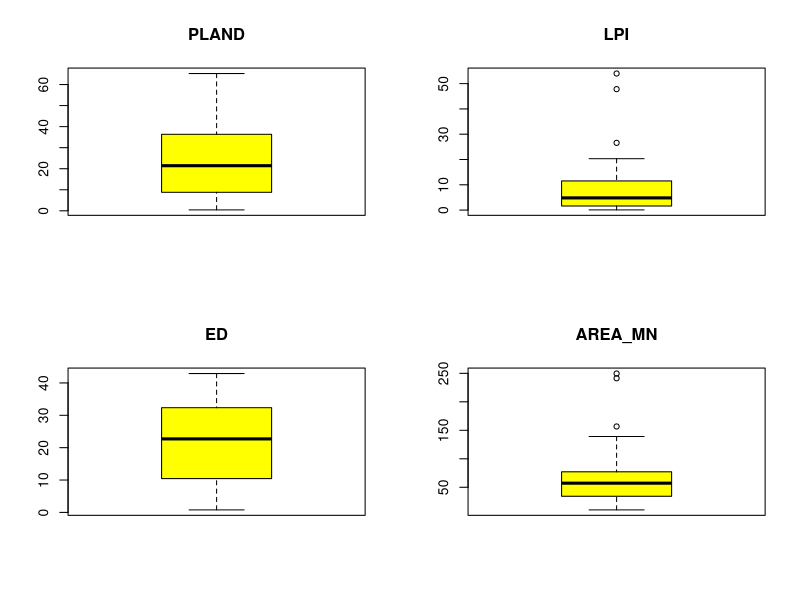
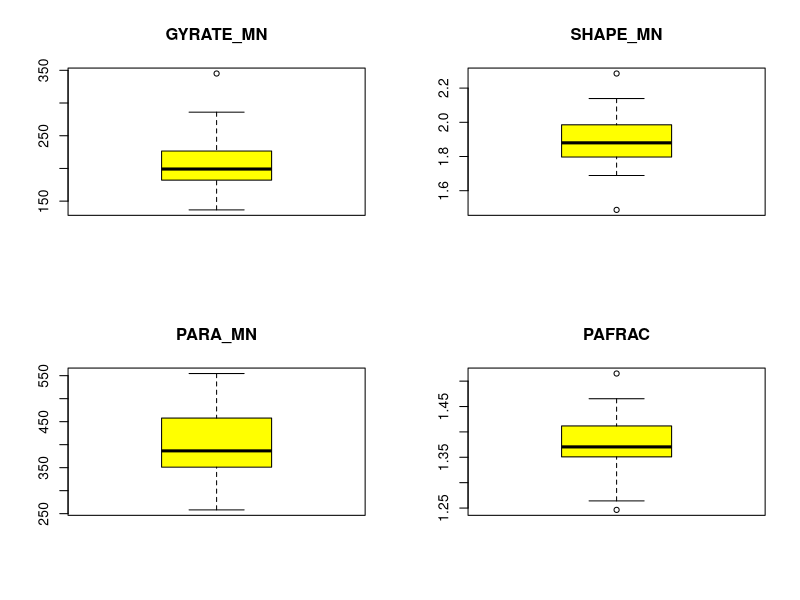
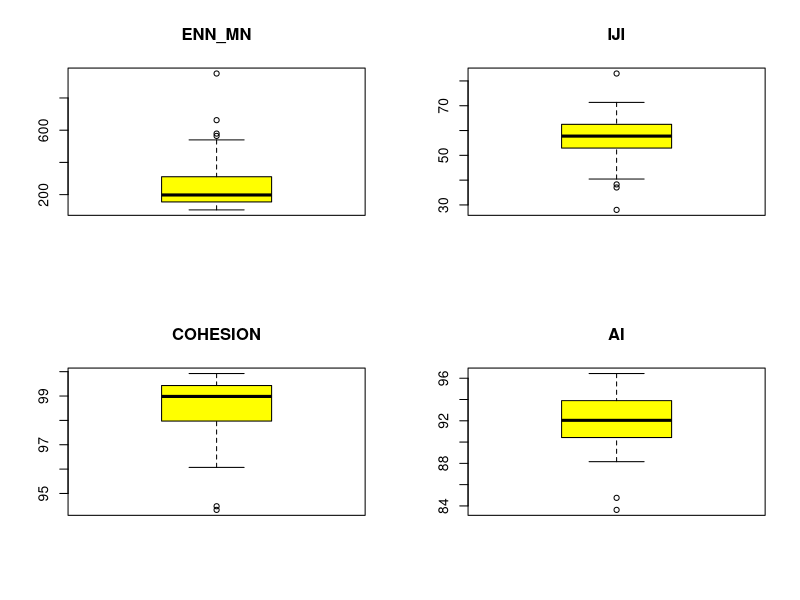
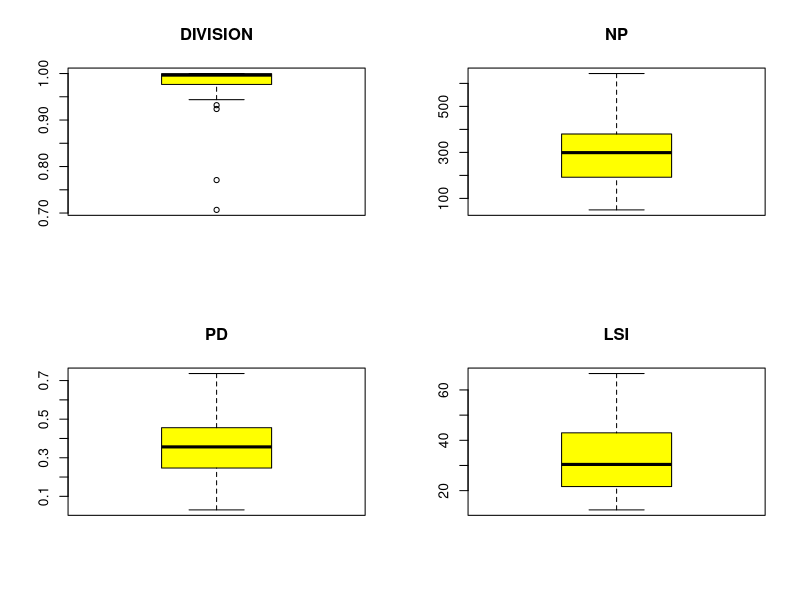
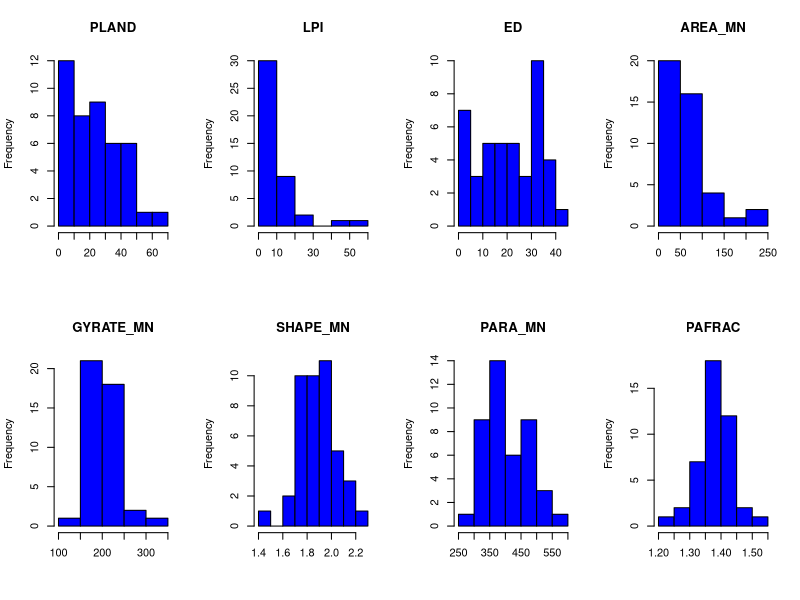
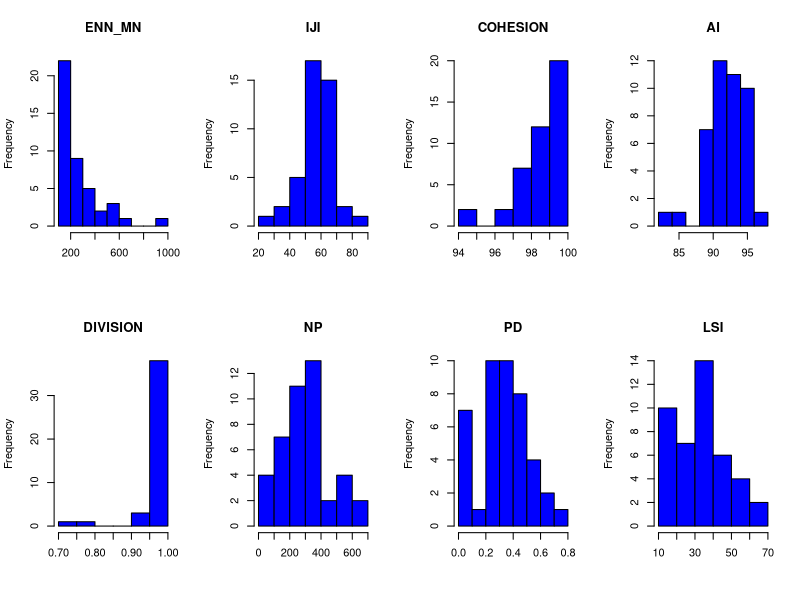
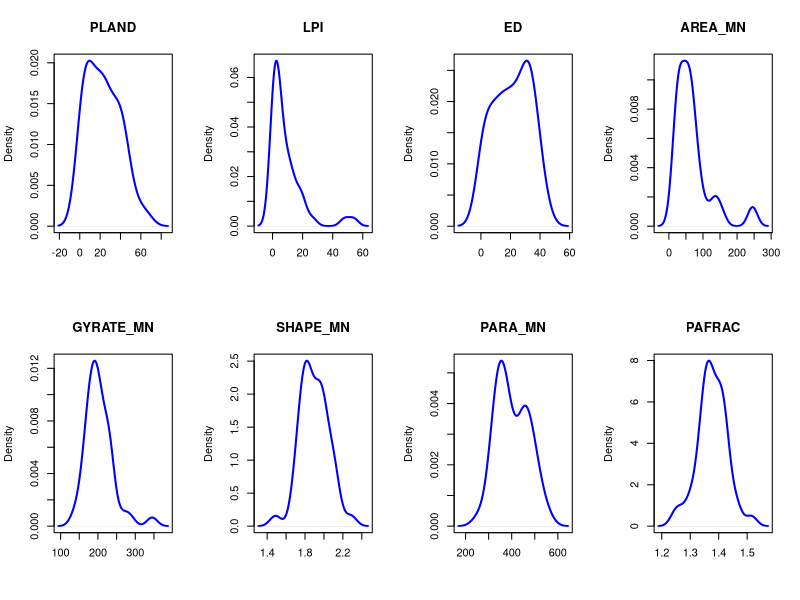
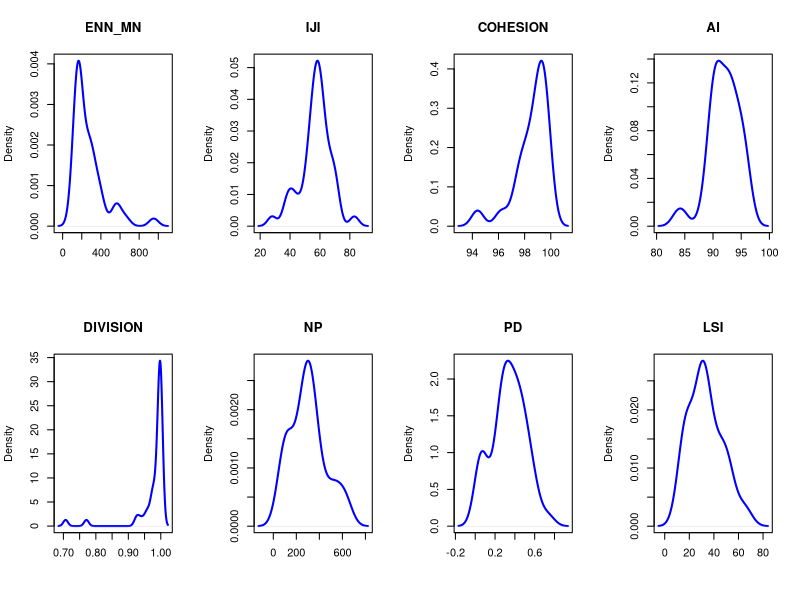

Reproduce these figures in R, in order. (Note: this script raises an error after producing the figures.)
###

library(readr)
library(dplyr)
library(ggplot2)
library(corrplot)
library(GGally)

setwd("~/GitHub/estructura-forestal-paisaje")

pl_metricas<- read.csv("metricas_seleccion_ejercicio.csv")

X = pl_metricas[3:18]

par(mfrow = c(2,2))

sapply(seq(1,16),function(j)boxplot(X[,j],main=colnames(X)[j],xlab="",col="yellow"))


par(mfrow=c(2,4))
sapply(seq(1,16),function(j)hist(X[,j],main=colnames(X)[j],xlab="",col="blue",breaks = "Sturges"))


par(mfrow=c(2,4))
sapply(seq(1,16),function(j)plot(density(X[,j],kernel="gaussian"),main=colnames(X)[j],xlab="",col="blue",lwd=2))


pairs(X[1:5],pch=19,col="black",
      lower.panel = panel.smooth)

pl_metricas.cor <- cor(X, method = "pearson")
pl_round.cor <- round(pl_metricas.cor, digits = 1)

pl_metricas.cor

par(mfrow = c(1,1))

col <- colorRampPalette(c("#BB4444", "#EE9988", "#FFFFFF",
                          "#77AADD", "#4477AA"))

corrplot(pl_round.cor, method = "shade", sade.col = NA, 
         tl.col = "black", tl.srt = 45,
         col = col(200), addCoef.col = "black", addcolorlabel = "no",
         order = "AOE", number.digits = 2, number.cex = 0.7)


corrplot(pl_metricas.cor, method = "shade", shade.col = NA, 
         tl.col = "black", tl.srt = 45,
         col = col(200), addCoef.col = "black", addcolorlabel = "no",
         order = "AOE", type = "upper", 
         diag = F, number.digits = 2, number.cex = 0.7)

######   
# Scatterplots revisar diseno separar por variables. 

ggpairs(pl_metricas)

ggpairs(X[1:8])
ggpairs(X[9:16])

ggpairs(X[1:16])

